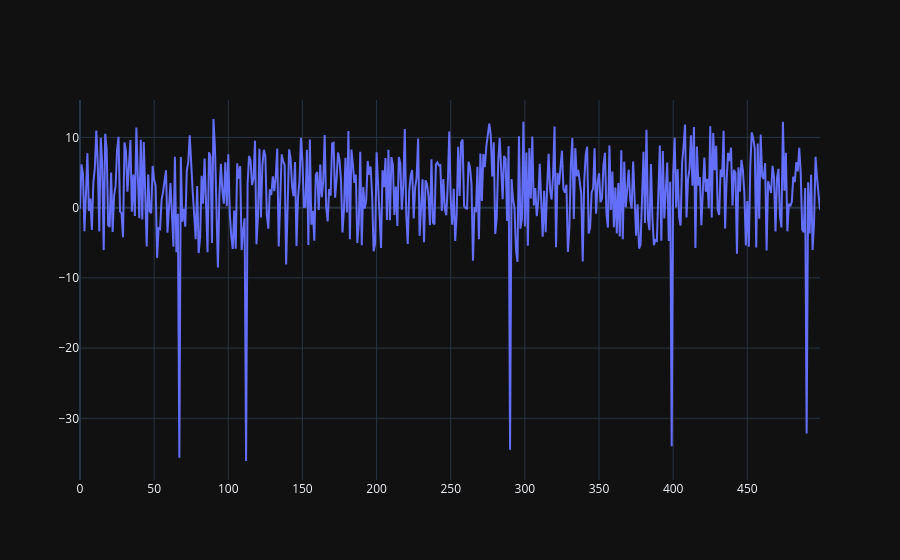

Write notebook code for a chart like this one.
### Markdown cell above
绘图

### Code cell
n=500
x = prepData(n)
x_ax = list(range(n))
fig = go.Figure()
fig.add_trace(go.Scatter(x=x_ax,y=x.flatten(),mode='lines',name='line'))
fig.show()

### Figure 1 — Plotly figure (JSON) as saved in the notebook; plotly's stock layout.template omitted (floating-point values rounded to 4 significant figures; data arrays with more than 128 entries replaced by an {"elided": "..."} marker saying what was removed)
{"data": [{"mode": "lines", "name": "line", "x": {"elided": "500 int values"}, "y": {"elided": "500 float values"}, "type": "scatter"}], "layout": {}}
